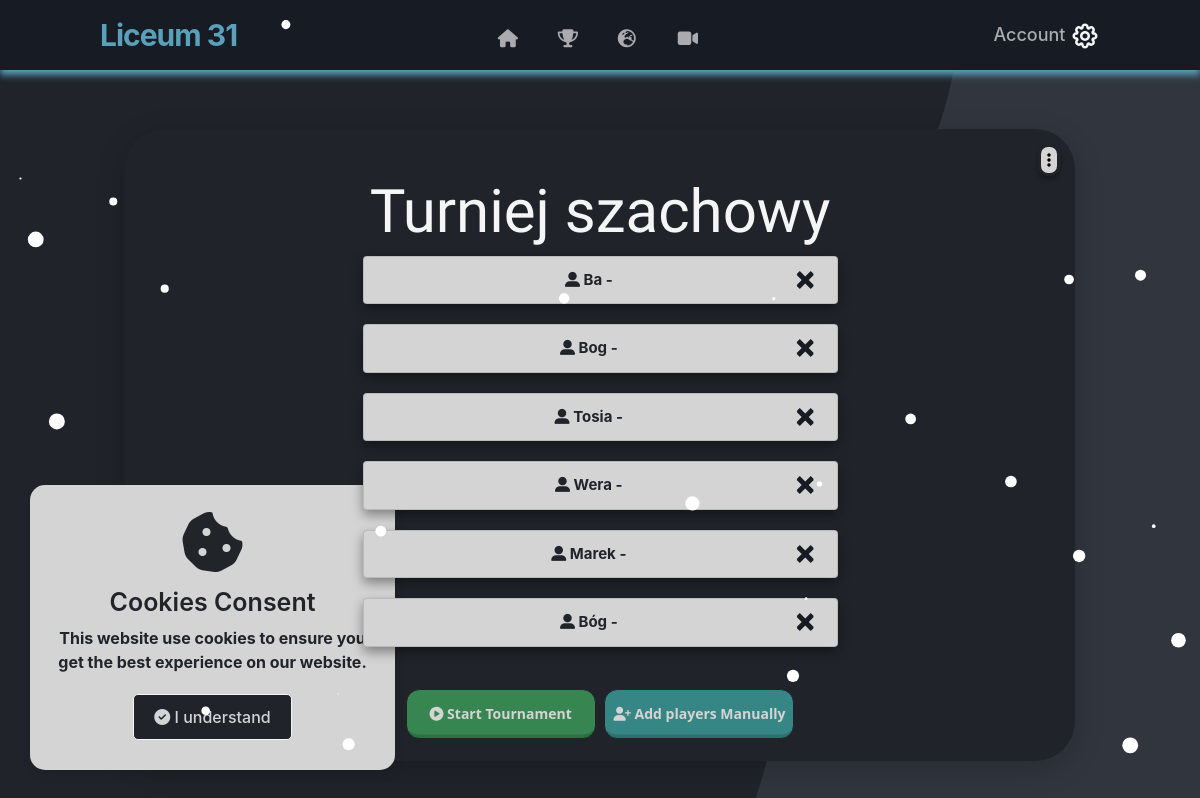
/schedule (signed in), run on the app's committed database.
### website/models.py (models this page shows)
class Tournament(db.Model):
    id = db.Column(db.Integer,primary_key=True)
    user_id = db.Column(db.Integer,db.ForeignKey('user.id'))
    name = db.Column(db.String(150))
    date = db.Column(db.Date)
    location = db.Column(db.String(150))
    discipline = db.Column(db.String(150))
    type = db.Column(db.String(150))
    description = db.Column(db.String(250))
    movielink = db.Column(db.String(150),default="")
    status = db.Column(db.String(150), default="upcoming")
    is_public = db.Column(db.Boolean(),default=False)
    current_round_number = db.Column(db.Integer(),default=0)
    max_rounds = db.Column(db.Integer(),default = 100000000)
    max_opponents = db.Column(db.Integer(),default = 100)
    edited_duel_id = db.Column(db.Integer())
    rounds = db.relationship('Round')
    duels = db.relationship('Duel')
    opponents = db.relationship('Opponent')
    standings = db.relationship('Standing')

class Opponent(db.Model):
    id = db.Column(db.Integer,primary_key=True)
    tournament_id = db.Column(db.Integer,db.ForeignKey('tournament.id'))
    email = db.Column(db.String(150))
    standing = db.relationship('Standing')
    name = db.Column(db.String(100000))

### website/views.py (the view)
@views.route('/schedule')
@login_required
def schedule():
    tournamentDTO = TournamentController()
    tournamentDTO.Load(current_user.current_tournament_id)
    return render_template("schedule.html", user=current_user, tournament=tournamentDTO.tournament)

### website/Classes.py (called while the page is built)
    def Load(self, id):
        self.tournament = Tournament.query.get(id)

### website/__init__.py (called while the page is built)
def create_app():
    app = Flask(__name__)
    app.config['SECRET_KEY'] = 'kjabwdlajbal'
    app.config['SQLALCHEMY_DATABASE_URI'] = f'sqlite:///{DB_NAME}'
    app.config['SQLALCHEMY_TRACK_MODIFICATIONS'] = False
    app.config['TRAP_HTTP_EXCEPTIONS']=True
    db.init_app(app)  # inicjowanie bazy danych dla aplikacji
    from .views import views
    from .auth import auth
    app.register_blueprint(views, url_prefix='/')
    app.register_blueprint(auth, url_prefix='/')
    from .models import User
    create_datebase(app)
    login_manager = LoginManager()
    login_manager.login_view = 'auth.login'
    login_manager.init_app(app)
    @login_manager.user_loader
    def load_user(id):
        return User.query.get(int(id))
    return app

### website/templates/schedule.html (shortened to what this page needs)
{% extends "base.html" %} {% block title %}Schedule{% endblock %} {% block content %}
<section class="schedule_box_container container_schedule">
  {% if tournament.status == 'upcoming' %}
  <button align="right" title="Tournament Settings" id="myBtnSettings-1" class="icon_settings">
    <i class="fas fa-ellipsis-v"></i>
  </button>
  {% endif %}
  <h3 align="center">{{tournament.name}}</h3>
  {% if tournament.status == 'upcoming' %}
  {% for opponent in tournament.opponents %}
  <section>
    <li align="center" class="list-group-item">
      <i class="fas fa-user-alt"></i> {{opponent.name}} {{opponent.email}}
      <button type="button" class="close" onClick="deleteOpponent({{opponent.id}})">
        <span aria-hidden="true">&times;</span>
      </button>
    </li>
  </section>
  {% endfor %}
  <div align="center" style="margin-top: 20px;">
    <a href="/start-tournament">
      <button id="btn" style="background-color: rgb(55, 134, 81)" type="button" class="btn-danger_nav_schedule">
        <i class="fas fa-play-circle"></i>
        Start Tournament
      </button>
    </a>
    <a href="/new-opponents">
      <button id="btn" style="background-color: rgb(55, 134, 134)" type="button" class="btn-danger_nav_schedule">
        <i class="fas fa-user-plus"></i>
        Add players Manually
      </button>
    </a>
  </div>
  {% endif %}
    </div>
    <br>
</section>
{% endblock %}

### website/static/style.css (style rules this page uses)
html { scroll-behavior: smooth; }
body { background-image: url("../static/bgp.png"); scroll-behavior: smooth; overflow: overlay; background-repeat: no-repeat; background-attachment: fixed; }
.fa, .fab, .fad, .fal, .far, .fas { line-height: 0; -moz-outline: none; outline: none; }
.close { color: #171c24; float: right; font-size: 33px; font-weight: bold; cursor: pointer; margin-top: -8px; text-shadow: 0 1px 0 #171c24; opacity: 100%; }
a { color: #fff; font-size: 18px; font-weight: 500; text-decoration: none; }
.icon_settings { border-radius: 10px; background-color: rgb(212, 212, 212); box-shadow: 0 0.25em 0.25em rgb(0 0 0 / 30%); transition: all 0.3s ease-out; border: 3px solid #20242a; margin: auto; margin-top: 15px; margin-right: 15px; width: fit-content; }
h3 { color: whitesmoke; font-family: "Stick No Bills", sans-serif; font-size: 60px; }
.schedule_box_container { background-color: #20242a; height: 250px; width: 700px; box-shadow: 0 8px 30px 0 rgba(0, 0, 0, 0.2); border-radius: 40px; }
.container_schedule { width: 950px; height: auto; margin: 0 auto; margin-top: 5%; display: flex; flex-direction: column; padding-bottom: 20px; }
.btn-danger_nav_schedule { background-color: rgb(212, 212, 212); border: 0; width: 190px; height: 50px; border-radius: 0.85rem; font-family: "Segoe UI", Tahoma, Geneva, Verdana, sans-serif; color: rgb(212, 212, 212); font-size: 14px; font-weight: bold; box-shadow: inset 0 -0.6em 0 -0.35em rgba(0, 0, 0, 0.17); transition: 0.5s; backface-visibility: hidden; border: 1px solid #202225; margin: 2px; }
.list-group-item { width: 50%; position: relative; display: block; padding: 0.75rem 1.25rem; background-color: rgb(212, 212, 212); border: 1px solid rgba(0, 0, 0, 0.125); box-shadow: 0px 5px 12px rgba(0, 0, 0, 0.4); color: #20242a; font-weight: bold; font-size: 15px; margin-left: 25%; margin-bottom: 20px; }

### data on the page
Tournament: name "Turniej szachowy"
Opponent: name "Ba", email "-"
Opponent: name "Bog", email "-"
Opponent: name "Tosia", email "-"
Opponent: name "Wera", email "-"
Opponent: name "Marek", email "-"
Opponent: name "Bóg", email "-"
